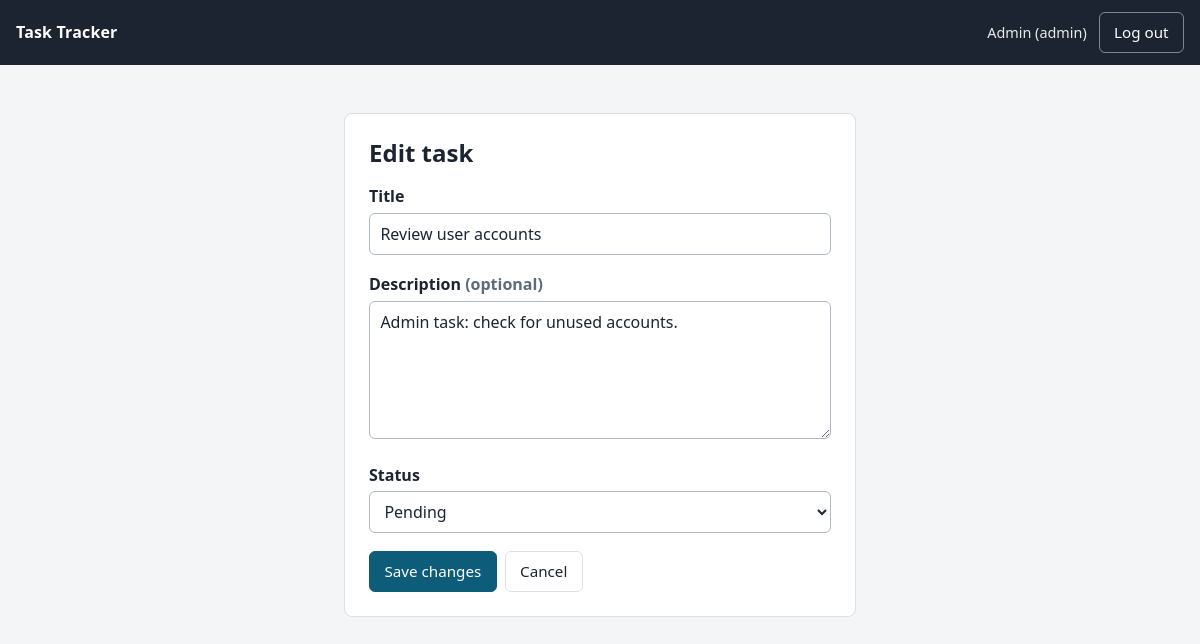
Screenshot of /task_form.php?id=6 (signed in) with the database file from the repository.
### tables this page shows
CREATE TABLE users (
  id            INT UNSIGNED NOT NULL AUTO_INCREMENT,
  name          VARCHAR(100)  NOT NULL,
  email         VARCHAR(190)  NOT NULL,
  password_hash VARCHAR(255)  NOT NULL,             
  role          ENUM('user','admin') NOT NULL DEFAULT 'user',
  created_at    TIMESTAMP     NOT NULL DEFAULT CURRENT_TIMESTAMP,
  PRIMARY KEY (id),
  UNIQUE KEY uq_users_email (email)                 
);

CREATE TABLE tasks (
  id          INT UNSIGNED NOT NULL AUTO_INCREMENT,
  user_id     INT UNSIGNED NOT NULL,
  title       VARCHAR(150) NOT NULL,
  description TEXT         NOT NULL,
  status      ENUM('Pending','In Progress','Completed') NOT NULL DEFAULT 'Pending',
  created_at  TIMESTAMP    NOT NULL DEFAULT CURRENT_TIMESTAMP,
  updated_at  TIMESTAMP    NOT NULL DEFAULT CURRENT_TIMESTAMP ON UPDATE CURRENT_TIMESTAMP,
  PRIMARY KEY (id),
  KEY idx_tasks_user_status (user_id, status),      
  KEY idx_tasks_user_created (user_id, created_at), 
  CONSTRAINT fk_tasks_user FOREIGN KEY (user_id) REFERENCES users (id) ON DELETE CASCADE
);

### task_form.php (the view, shortened to what this page needs)
<?php
require __DIR__ . '/includes/bootstrap.php';
$user = require_login();
$id   = (int) ($_GET['id'] ?? $_POST['id'] ?? 0);
$task = null;
if ($id > 0) {
    $task = find_task_for_user($id, $user) ?? abort_not_found();
}
$errors = [];
$values = [
    'title'       => $task['title'] ?? '',
    'description' => $task['description'] ?? '',
    'status'      => $task['status'] ?? 'Pending',
];
render_header($task ? 'Edit task' : 'Add task', $user);
?>
<section class="card narrow">
  <h1><?= $task ? 'Edit task' : 'Add a task' ?></h1>
  <form method="post" action="task_form.php<?= $task ? '?id=' . (int) $task['id'] : '' ?>" novalidate data-validate>
    <div class="field<?= isset($errors['title']) ? ' has-error' : '' ?>">
      <label for="title">Title</label>
      <input id="title" name="title" type="text" maxlength="<?= TITLE_MAX ?>" required data-required="Please enter a title for the task." value="<?= e($values['title']) ?>">
    </div>
    <div class="field<?= isset($errors['description']) ? ' has-error' : '' ?>">
      <label for="description">Description <span class="muted">(optional)</span></label>
      <textarea id="description" name="description" rows="5" maxlength="<?= DESC_MAX ?>"><?= e($values['description']) ?></textarea>
    </div>
    <div class="field<?= isset($errors['status']) ? ' has-error' : '' ?>">
      <label for="status">Status</label>
      <select id="status" name="status">
        <?php foreach (TASK_STATUSES as $s): ?>
          <option value="<?= e($s) ?>"<?= $values['status'] === $s ? ' selected' : '' ?>><?= e($s) ?></option>
        <?php endforeach; ?>
      </select>
    </div>
    <div class="form-actions">
      <button class="btn btn-primary" type="submit"><?= $task ? 'Save changes' : 'Add task' ?></button>
      <a class="btn btn-ghost" href="index.php">Cancel</a>
    </div>
  </form>
</section>
<?php render_footer();

### includes/bootstrap.php (shortened to what this page needs)
<?php
function config(string $key, $default = null)
{
    static $cfg = null;
    $cfg ??= require __DIR__ . '/../config.php';
    return $cfg[$key] ?? $default;
}
function e(?string $value): string
{
    return htmlspecialchars((string) $value, ENT_QUOTES | ENT_SUBSTITUTE, 'UTF-8');
}
function csrf_token(): string
{
    return $_SESSION['csrf'];
}
function csrf_field(): string
{
    return '<input type="hidden" name="csrf_token" value="' . e(csrf_token()) . '">';
}
function db(): PDO
{
    static $pdo = null;
    if ($pdo === null) {
        $dsn = sprintf(
            'mysql:host=%s;port=%s;dbname=%s;charset=utf8mb4',
            config('db_host'), config('db_port'), config('db_name')
        );
        $pdo = new PDO($dsn, config('db_user'), config('db_pass'), [
            PDO::ATTR_ERRMODE            => PDO::ERRMODE_EXCEPTION,
            PDO::ATTR_DEFAULT_FETCH_MODE => PDO::FETCH_ASSOC,
            PDO::ATTR_EMULATE_PREPARES   => false,
        ]);
    }
    return $pdo;
}
function current_user(): ?array
{
    static $user = false;
    if ($user === false) {
        $user = null;
        if (!empty($_SESSION['user_id'])) {
            $stmt = db()->prepare('SELECT id, name, email, role FROM users WHERE id = :id');
            $stmt->execute([':id' => (int) $_SESSION['user_id']]);
            $user = $stmt->fetch() ?: null;
        }
    }
    return $user;
}
function require_login(): array
{
    $user = current_user();
    return $user;
}
function is_admin(array $user): bool
{
    return $user['role'] === 'admin';
}
function ownership_sql(array $user): array
{
    return is_admin($user)
        ? ['', []]
        : [' AND user_id = :owner_id', [':owner_id' => (int) $user['id']]];
}
function find_task_for_user(int $taskId, array $user): ?array
{
    [$sql, $params] = ownership_sql($user);
    $stmt = db()->prepare('SELECT * FROM tasks WHERE id = :id' . $sql);
    $stmt->execute([':id' => $taskId] + $params);
    return $stmt->fetch() ?: null;
}
function render_header(string $title, ?array $user = null): void
{
    ?>
<!doctype html>
<html lang="en">
<head>
<link rel="stylesheet" href="assets/style.css">
</head>
<body>
<header class="topbar">
  <a class="brand" href="index.php">Task Tracker</a>
  <?php if ($user): ?>
  <nav class="topbar-right">
    <span class="whoami"><?= e($user['name']) ?><?= is_admin($user) ? ' (admin)' : '' ?></span>
    <form method="post" action="logout.php"><?= csrf_field() ?><button class="btn btn-ghost" type="submit">Log out</button></form>
  </nav>
  <?php endif; ?>
</header>
<main class="container">
<?php
}
function render_footer(): void
{
    echo "</main>\n</body>\n</html>\n";
}

### assets/style.css (style rules this page uses)
:root { --bg: #f3f5f7; --surface: #ffffff; --ink: #1b2430; --muted: #5d6b7a; --line: #d9e0e7; --accent: #0c5c7a; --accent-ink: #ffffff; --danger: #b3261e; --ok: #1f6f43; --warn: #8a5a00; --radius: 8px; font-family: system-ui, -apple-system, "Segoe UI", Roboto, sans-serif; }
* { box-sizing: border-box; }
body { margin: 0; background: var(--bg); color: var(--ink); line-height: 1.5; }
a { color: var(--accent); }
h1 { font-size: 1.5rem; margin: 0 0 1rem; line-height: 1.25; }
.container { max-width: 62rem; margin: 0 auto; padding: 1.5rem 1rem 3rem; }
.muted { color: var(--muted); }
.topbar { display: flex; align-items: center; justify-content: space-between; gap: 1rem; padding: .75rem 1rem; background: var(--ink); color: #fff; }
.brand { color: #fff; font-weight: 700; text-decoration: none; letter-spacing: .01em; }
.topbar-right { display: flex; align-items: center; gap: .75rem; }
.whoami { font-size: .9rem; opacity: .9; }
.topbar .btn-ghost { color: #fff; border-color: rgba(255,255,255,.45); }
.card { background: var(--surface); border: 1px solid var(--line); border-radius: var(--radius); padding: 1.5rem; }
.narrow { max-width: 32rem; margin: 1.5rem auto; }
.btn { display: inline-block; font: inherit; font-size: .95rem; padding: .5rem .9rem; border: 1px solid var(--line); border-radius: 6px; background: var(--surface); color: var(--ink); text-decoration: none; cursor: pointer; }
.btn-primary { background: var(--accent); border-color: var(--accent); color: var(--accent-ink); }
.btn-ghost { background: transparent; }
.field { margin-bottom: 1.1rem; }
.field label { display: block; font-weight: 600; margin-bottom: .3rem; }
input[type=text], input[type=email], input[type=password], input[type=search], textarea, select { width: 100%; font: inherit; padding: .5rem .65rem; border: 1px solid #aeb9c4; border-radius: 6px; background: #fff; color: var(--ink); }
.form-actions { display: flex; gap: .5rem; }

### rows the page displays
users: name "Admin"
tasks: title "Review user accounts", description "Admin task: check for unused accounts."

### other values shown
form field status "Pending"
